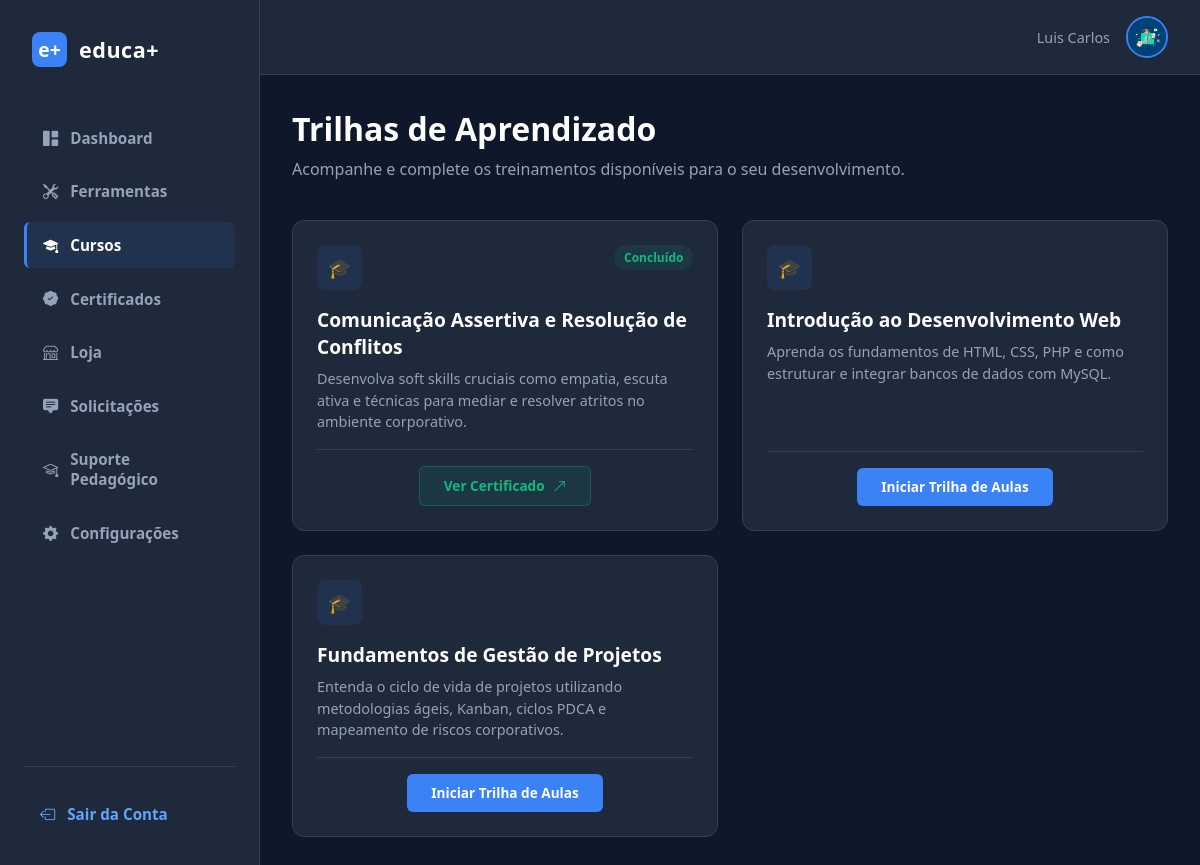
/cursos.php (signed in), run on the app's committed database.
### tables this page shows
CREATE TABLE cursos (
  id INT AUTO_INCREMENT PRIMARY KEY,
  titulo VARCHAR(150) NOT NULL,
  descricao TEXT DEFAULT NULL,
  carga_horaria INT NOT NULL,
  categoria VARCHAR(50) DEFAULT 'Geral',
  criado_em TIMESTAMP NOT NULL DEFAULT CURRENT_TIMESTAMP,
  obrigatorio TINYINT(1) NOT NULL DEFAULT 0
);

### app/autoload.php (called while the page is built, shortened)
<?php
spl_autoload_register(function ($classe) {
    $prefixo = 'App\\';
    $diretorioBase = __DIR__ . '/';
    $classeRelativa = substr($classe, strlen($prefixo));
    $arquivo = $diretorioBase . str_replace('\\', '/', $classeRelativa) . '.php';
});

### app/Core/Database.php (called while the page is built, shortened)
<?php
class Database
{
    private static ?PDO $instancia = null;
    public static function getConexao(): PDO
    {
        if (self::$instancia === null) {
            $host = 'localhost';
            $db   = 'plataforma_treinamento';
            $user = 'root';
            $pass = '';
            $sgbd = 'mysql';
            try {
                self::$instancia = new PDO("$sgbd:host=$host;dbname=$db;charset=utf8mb4", $user, $pass);
                self::$instancia->setAttribute(PDO::ATTR_ERRMODE, PDO::ERRMODE_EXCEPTION);
                self::$instancia->setAttribute(PDO::ATTR_DEFAULT_FETCH_MODE, PDO::FETCH_ASSOC);
            } catch (PDOException $e) {
                error_log('[Database::getConexao] ' . $e->getMessage());
                die("Não foi possível conectar ao banco de dados. Verifique se o MySQL está rodando e tente novamente.");
            }
        }
        return self::$instancia;
    }
}

### app/Controllers/CursoController.php (called while the page is built, shortened)
<?php
class CursoController
{
    private Curso $cursoModel;
    public function __construct()
    {
        $this->cursoModel = new Curso();
    }
    public function listarParaUsuario(int $usuarioId): array
    {
        try {
            return $this->cursoModel->todosComProgresso($usuarioId);
        } catch (\PDOException $e) {
            return [];
        }
    }
}

### app/Core/Model.php (called while the page is built, shortened)
<?php
abstract class Model
{
    public function __construct()
    {
        $this->db = Database::getConexao();
    }
}

### app/Models/Curso.php (called while the page is built, shortened)
<?php
class Curso extends Model
{
    public function todosComProgresso(int $usuarioId): array
    {
        $stmt = $this->db->prepare("
            SELECT c.*,
            (SELECT concluido FROM progresso_cursos WHERE curso_id = c.id AND usuario_id = :usuario_id) as concluido
            FROM cursos c
            ORDER BY c.id ASC
        ");
        $stmt->execute(['usuario_id' => $usuarioId]);
        return $stmt->fetchAll();
    }
}

### cursos.php (the view, shortened to what this page needs)
<?php
require_once __DIR__ . '/app/autoload.php';
require_once 'includes/header.php';
$usuario_id = $_SESSION['usuario_id'];
$tipo_usuario = $_SESSION['tipo_usuario'];
$cursos = (new CursoController())->listarParaUsuario((int)$usuario_id);
?>
<div class="main-container">
    <?php require_once 'includes/sidebar.php'; ?>
    <main class="main-content">
        <div style="margin-bottom: 2.5rem;">
            <h1 style="color: var(--text-white); font-size: 2rem; font-weight: 800; margin: 0;">Trilhas de Aprendizado</h1>
            <p style="color: var(--text-gray); margin-top: 0.5rem; font-size: 1rem;">
                Acompanhe e complete os treinamentos disponíveis para o seu desenvolvimento.
            </p>
        </div>
        <div style="display: grid; grid-template-columns: repeat(auto-fill, minmax(300px, 1fr)); gap: 1.5rem;">
            <?php foreach ($cursos as $curso): ?>
                <div style="background-color: var(--bg-card); border: 1px solid var(--border-color); border-radius: 12px; padding: 1.5rem; display: flex; flex-direction: column; gap: 1rem;">
                    <div style="display: flex; justify-content: space-between; align-items: flex-start;">
                        <div style="width: 45px; height: 45px; background-color: rgba(var(--primary-rgb), 0.1); display: flex; align-items: center; justify-content: center; border-radius: 8px; font-size: 1.2rem;">
                            🎓
                        </div>
                        <?php if ($curso['concluido']): ?>
                            <span style="background-color: rgba(16, 185, 129, 0.1); color: #10b981; font-size: 0.75rem; font-weight: 700; padding: 0.25rem 0.6rem; border-radius: 20px;">
                                Concluído
                            </span>
                        <?php endif; ?>
                    </div>
                    <div>
                        <h3 style="color: var(--text-white); font-size: 1.2rem; margin: 0 0 0.5rem 0; font-weight: 700;">
                            <?php echo htmlspecialchars($curso['titulo']); ?>
                        </h3>
                        <p style="color: var(--text-gray); font-size: 0.9rem; line-height: 1.5; margin: 0;">
                            <?php echo htmlspecialchars($curso['descricao']); ?>
                        </p>
                    </div>
                    <div style="margin-top: auto; border-top: 1px solid var(--border-color); padding-top: 1rem;">
                        <?php if ($tipo_usuario === 'funcionario'): ?>
                            <?php if ($curso['concluido']): ?>
                                <a href="certificados.php" style="text-decoration: none; padding: 0.6rem 1.5rem; border-radius: 6px; font-weight: 700; font-size: 0.85rem; display: flex; align-items: center; justify-content: center; gap: 0.5rem; width: fit-content; margin: 0 auto; box-sizing: border-box; text-align: center; background-color: rgba(16, 185, 129, 0.1); color: #10b981; border: 1px solid rgba(16, 185, 129, 0.3);">
                                    Ver Certificado <i class="bi bi-arrow-up-right"></i>
                                </a>
                            <?php else: ?>
                                <a href="aula.php?curso_id=<?php echo $curso['id']; ?>"
                                   class="btn-personalizado"
                                   style="text-decoration: none; padding: 0.6rem 1.5rem; border-radius: 6px; font-weight: 600; font-size: 0.85rem; display: block; width: fit-content; margin: 0 auto; text-align: center;">
                                    Iniciar Trilha de Aulas
                                </a>
                            <?php endif; ?>
                        <?php endif; ?>
                    </div>
                </div>
            <?php endforeach; ?>
        </div>
    </main>
</div>
</body>
</html>

### css/style.css (style rules this page uses)
:root { --primary: #3b82f6; --btn-color: #3b82f6; --bg-dark: #0f172a; --bg-card: #1e293b; --text-gray: #94a3b8; --text-white: #ffffff; }
body { margin: 0; font-family: 'Segoe UI', Tahoma, Geneva, Verdana, sans-serif; background-color: var(--bg-dark); color: var(--text-white); }
.main-container { display: flex; flex: 1; width: 100%; align-items: stretch; }
.main-content { flex: 1; min-width: 0; padding: 2rem; box-sizing: border-box; }
.btn-personalizado { background-color: var(--btn-color, var(--primary)) !important; color: white; padding: 0.8rem 1.5rem; border: none; border-radius: 8px; cursor: pointer; }

### data on the page
cursos: shows "Concluído", titulo "Comunicação Assertiva e Resolução de Conflitos", descricao "Desenvolva soft skills cruciais como empatia, escuta ativa e técnicas para mediar e resolver atritos no ambiente corporativo.", shows "Ver Certificado"
cursos: titulo "Introdução ao Desenvolvimento Web", descricao "Aprenda os fundamentos de HTML, CSS, PHP e como estruturar e integrar bancos de dados com MySQL."
cursos: titulo "Fundamentos de Gestão de Projetos", descricao "Entenda o ciclo de vida de projetos utilizando metodologias ágeis, Kanban, ciclos PDCA e mapeamento de riscos corporativos."

### other printed values
$item['nome'] "Dashboard"
$item['nome'] "Ferramentas"
$item['nome'] "Cursos"
$item['nome'] "Certificados"
$item['nome'] "Loja"
$item['nome'] "Solicitações"
$item['nome'] "Suporte Pedagógico"
$item['nome'] "Configurações"
$_SESSION['usuario_nome'] "Luis Carlos"
